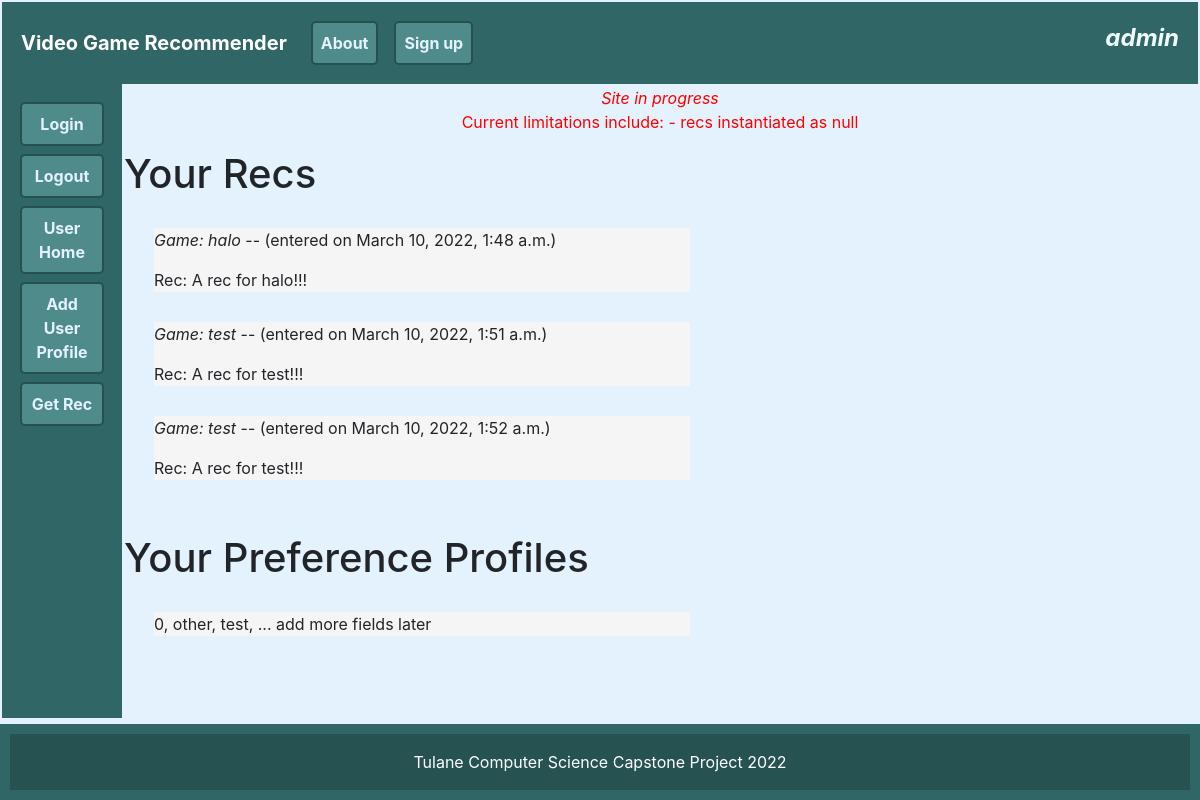
The page /user-home/ (signed in) on the database as committed earlier.
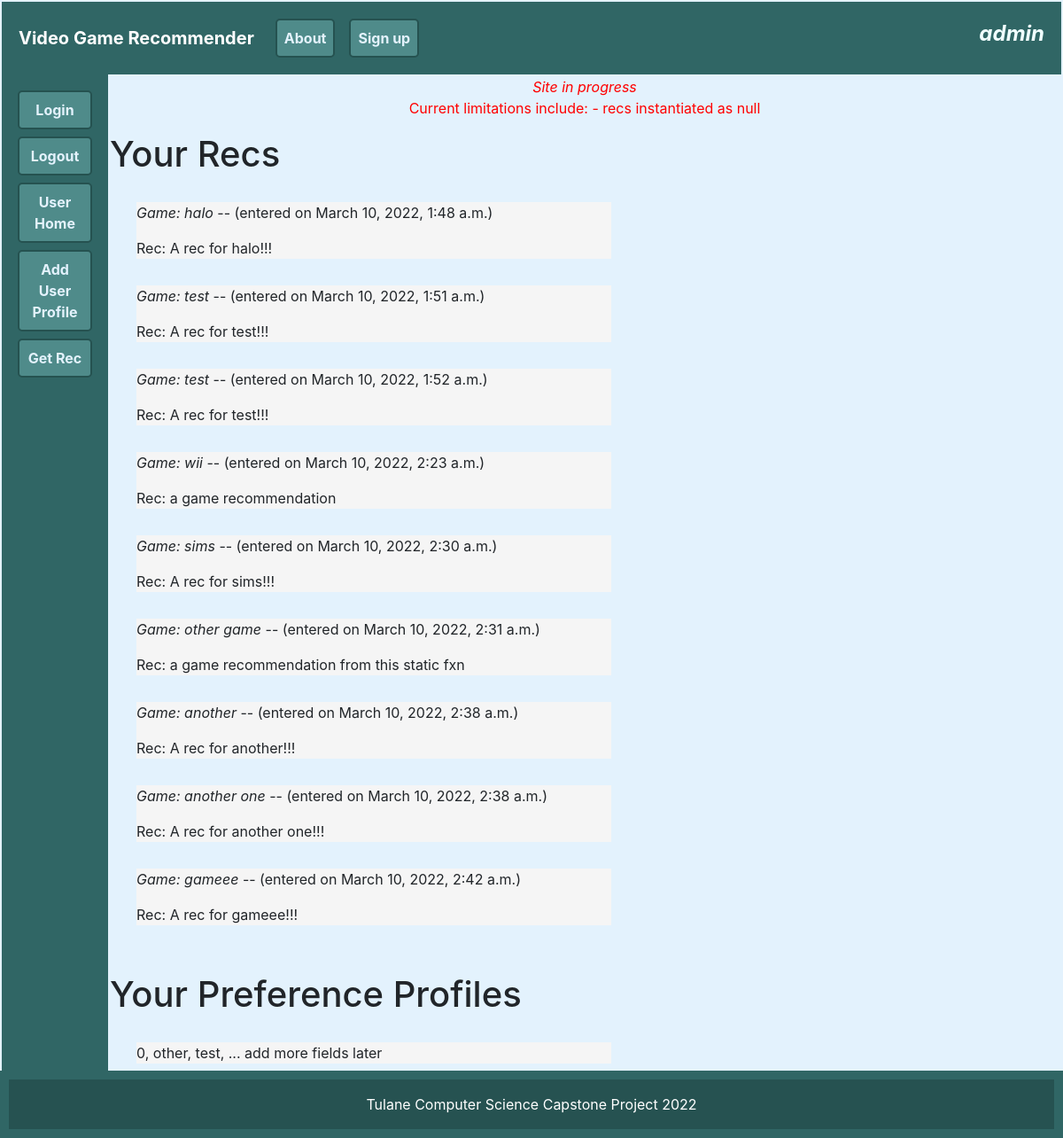
The same page on the database as committed later.
### recommender/models.py (models this page shows)
class Rec(models.Model):
    user = models.ForeignKey(User, null=True, on_delete=models.SET_NULL) #any user maps here
    games = models.CharField(max_length=20)
    rec = models.TextField(blank=True)
    timestamp = models.DateTimeField(auto_now_add=True, null=True)

class Entry(models.Model):
    user = models.ForeignKey(to=User, blank=True, null=True, on_delete=models.SET_NULL) #any user maps here
    age = models.CharField(max_length=3)
    genre = models.CharField(max_length=20)
    keyword = models.CharField(max_length=20)
    theme = models.CharField(max_length=20)
    game_modes = models.CharField(max_length=20)
    tags = models.CharField(max_length=20)
    platforms = models.CharField(max_length=20)
    """def __str__(self):
        return self.userName"""

### recommender/views.py (the view)
# urls.py: path('user-home/', user_view, name='user-home'),
@login_required
def user_view(request):
    userid = request.user.pk # gives primary key
    entries = Entry.objects.all().filter(user_id=userid)
    inputs = Rec.objects.all().filter(user_id=userid)
    """ not editing the db just rendering this """
    for r in inputs:
        if r.rec == "":
            print("Calling code.py to add rec for ", r.games)
            r.rec = myFxn(r.games)
        else:
            print("rec entry present")
    args = {'user': request.user, 'entries': entries, 'recs': inputs}
    return render(request, "user.html", args)

### recommender/code.py (called while the page is built)
def myFxn(g):
    return " A rec for "+ str(g) + "!!!"

### recommender/templates/user.html (shortened to what this page needs)
{% extends "base.html" %}
{% block content %}
    <h1>Your Recs</h1>
    {% for r in recs %}
    <div id="user-out">
        <p><em>Game: {{ r.games }}</em> -- (entered on {{r.timestamp}})</p>
        <p>Rec: {{r.rec }}</p>
    </div>
    {% endfor %}
    <br>
    <h1>Your Preference Profiles</h1>
    {% for e in entries %}
    <div id="user-out">
        <p>{{ e.age }}, {{ e.genre }}, {{ e.keyword }},
        ... add more fields later </p>
    </div>
    {% endfor %}
{% endblock %}

### recommender/templates/base.html (shortened to what this page needs)
<!DOCTYPE html>
<html lang="en">
<head>
  <link rel="stylesheet" href="https://cdn.jsdelivr.net/npm/bootstrap@4.5.3/dist/css/bootstrap.min.css">
  {% load static %}
</head>
<body class="wrapper">
  <header class="header">
    <nav class="navbar navbar-expand-lg navbar-light" style="background-color: #306665;">
      <a class="navbar-brand" href="#" style="color:white">Video Game Recommender</a>
      <div class="collapse navbar-collapse" id="navbarTogglerDemo03">
        <ul class="navbar-nav mr-auto mt-2 mt-lg-0">
          <li class="nav-item active">
            <a class="nav-link" href="{% url 'front-page' %}" style="color:#e3f2fd">About<span class="sr-only">(current)</span></a>
          </li>
          <li class="nav-item">
            <a class="nav-link" href="{% url 'register' %}" style="color:#e3f2fd" >Sign up</a>
          </li>
        </ul>
      </div>
      <p id="username"><em>{{request.user.username}} </em><p>
    </nav>
  </header>
  <aside class="aside aside-1" id="side">
    {% block sidebar %}
      <a class="nav-link" style="color:#e3f2fd" href="{% url 'login' %}">Login</a>
      <a class="nav-link" style="color:#e3f2fd" href="{% url 'logout' %}">Logout</a>
      <a class="nav-link" style="color:#e3f2fd" href="{% url 'user-home' %}">User Home</a>
      <a class="nav-link" style="color:#e3f2fd" href="{% url 'add_entry' %}">Add User Profile</a>
      <a class="nav-link" style="color:#e3f2fd" href="{% url 'get-rec' %}">Get Rec</a>
    {% endblock %}
  </aside>
  <div class="main">
    <div id="warning">
      <em>Site in progress</em>
      <p>Current limitations include: - recs instantiated as null </p>
    </div>
    {% block content %}{% endblock %}
  </div>
  <footer class="text-center text-white fixed-bottom" style="background-color: #306665;">
    <div class="text-center p-3" style="background-color: rgba(0, 0, 0, 0.2);">
      <a class="text-white" href="">Tulane Computer Science Capstone Project 2022</a>
    </div>
  </footer>
</body>
</html>

### recommender/templates/base.html (style rules this page uses)
:root { --tulane_green: #306665;; --borders: #255250; --background: #e3f2fd; --buttongreen: #4f8b8a; }
.wrapper { background-color: var(--background); display: flex; flex-flow: row wrap; }
.wrapper > * { padding: 10px; flex: 1 100%; }
.header { margin: 0 auto; background-color: var(--tulane_green); font-weight: bold; padding: 3px; }
.main { text-align: left; padding: 2px; margin-bottom: 50px; }
#side { background-color: var(--tulane_green); max-width: 120px; text-align: center; font-weight: bold; }
#username { text-align: center; color: azure; font-size: x-large; padding-top: 5px; }
#warning { color: red; text-align: center; }
.nav-link { border: 2px solid var(--borders); border-radius: 5px; background-color: var(--buttongreen); padding: 8px; margin: 8px; max-width: 200px; color: var(--background); }
@media all and (min-width: 600px) { .aside { flex: 1 0 0; } }
@media all and (min-width: 800px) { .main { flex: 3 0px; } }
@media all and (min-width: 800px) { .aside-1 { order: 1; } }
@media all and (min-width: 800px) { .main { order: 2; } }
body { padding: 2px; }

### recommender/templates/user.html (style rules this page uses)
#user-out { background-color: whitesmoke; max-width: 50%; margin: 30px; }

Rows that differ between the two databases and show on the page:
added Rec: games "wii", timestamp "March 10, 2022, 2:23 a.m.", rec "a game recommendation"
added Rec: games "sims", timestamp "March 10, 2022, 2:30 a.m.", rec "A rec for sims!!!"
added Rec: games "other game", timestamp "March 10, 2022, 2:31 a.m.", rec "a game recommendation from this static fxn"
added Rec: games "another", timestamp "March 10, 2022, 2:38 a.m.", rec "A rec for another!!!"
added Rec: games "another one", timestamp "March 10, 2022, 2:38 a.m.", rec "A rec for another one!!!"
added Rec: games "gameee", timestamp "March 10, 2022, 2:42 a.m.", rec "A rec for gameee!!!"
